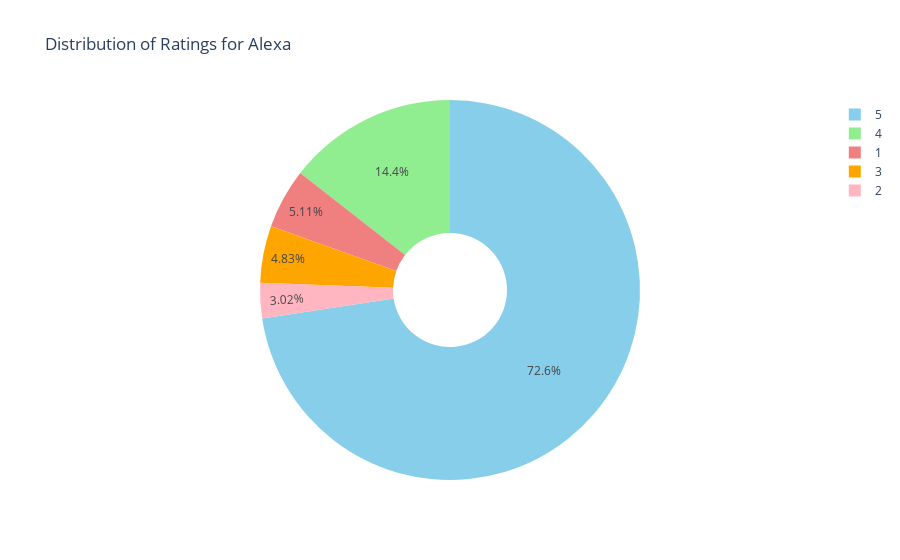

The code cell stored with this chart in its notebook:
### Markdown cell above
### This code snippet generates an interactive pie chart visualizing the distribution of ratings for Alexa products using Plotly. Each slice of the pie represents a unique rating, with the size of the slice indicating the proportion of products with that rating

### Code cell
import plotly.graph_objs as go
import plotly.offline as py

ratings = data['rating'].value_counts()

label_rating = ratings.index
size_rating = ratings.values

# Define colors for the pie chart slices
colors = ['skyblue', 'lightgreen', 'lightcoral', 'orange', 'lightpink']

rating_piechart = go.Pie(labels=label_rating,
                         values=size_rating,
                         marker=dict(colors=colors),
                         name='Alexa', hole=0.3)

df = [rating_piechart]

layout = go.Layout(
           title='Distribution of Ratings for Alexa')

fig = go.Figure(data=df,
                layout=layout)

py.iplot(fig)

### Figure 1 — Plotly figure (JSON) as saved in the notebook; plotly's stock layout.template omitted (floating-point values rounded to 4 significant figures)
{"data": [{"hole": 0.3, "labels": [5, 4, 1, 3, 2], "marker": {"colors": ["skyblue", "lightgreen", "lightcoral", "orange", "lightpink"]}, "name": "Alexa", "type": "pie", "values": [2286, 455, 161, 152, 95]}], "layout": {"title": {"text": "Distribution of Ratings for Alexa"}}}
